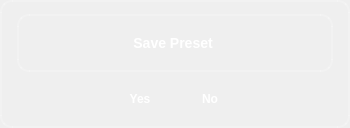
<?xml version="1.0" encoding="UTF-8"?>
<ui version="4.0">
 <class>PresetNotification</class>
 <widget class="QWidget" name="PresetNotification">
  <property name="geometry">
   <rect>
    <x>0</x>
    <y>0</y>
    <width>350</width>
    <height>128</height>
   </rect>
  </property>
  <property name="windowFlags">
   <set>Qt::FramelessWindowHint | Qt::WindowStaysOnTopHint | Qt::Tool</set>
  </property>
  <layout class="QVBoxLayout" name="verticalLayout">
   <property name="spacing">
    <number>0</number>
   </property>
   <property name="leftMargin">
    <number>0</number>
   </property>
   <property name="topMargin">
    <number>0</number>
   </property>
   <property name="rightMargin">
    <number>0</number>
   </property>
   <property name="bottomMargin">
    <number>0</number>
   </property>
   <item>
    <widget class="QFrame" name="notificationFrame">
     <property name="styleSheet">
      <string>QFrame {
    background: qlineargradient(x1:0, y1:0, x2:1, y2:1, 
    stop:0 #3498db, stop:0.5 #2980b9, stop:1 #1f618d);
    border-radius: 12px;
    border: 2px solid rgba(255, 255, 255, 0.2);
}</string>
     </property>
     <property name="frameShape">
      <enum>QFrame::Shape::StyledPanel</enum>
     </property>
     <property name="frameShadow">
      <enum>QFrame::Shadow::Raised</enum>
     </property>
     <layout class="QVBoxLayout" name="verticalLayout_2">
      <property name="spacing">
       <number>12</number>
      </property>
      <property name="leftMargin">
       <number>15</number>
      </property>
      <property name="topMargin">
       <number>12</number>
      </property>
      <property name="rightMargin">
       <number>15</number>
      </property>
      <property name="bottomMargin">
       <number>12</number>
      </property>
      <item>
       <layout class="QHBoxLayout" name="horizontalLayout">
        <property name="spacing">
         <number>12</number>
        </property>
        <item>
         <widget class="QLabel" name="messageLabel">
          <property name="styleSheet">
           <string>color: white;
font-size: 14px;
font-weight: bold;
font-family: 'Segoe UI', Arial, sans-serif;</string>
          </property>
          <property name="text">
           <string>Save Preset </string>
          </property>
          <property name="alignment">
           <set>Qt::AlignmentFlag::AlignCenter</set>
          </property>
         </widget>
        </item>
       </layout>
      </item>
      <item>
       <layout class="QHBoxLayout" name="buttonLayout">
        <property name="spacing">
         <number>10</number>
        </property>
        <item>
         <spacer name="horizontalSpacer">
          <property name="orientation">
           <enum>Qt::Orientation::Horizontal</enum>
          </property>
          <property name="sizeHint" stdset="0">
           <size>
            <width>40</width>
            <height>20</height>
           </size>
          </property>
         </spacer>
        </item>
        <item>
         <widget class="QPushButton" name="yesButton">
          <property name="minimumSize">
           <size>
            <width>60</width>
            <height>30</height>
           </size>
          </property>
          <property name="maximumSize">
           <size>
            <width>60</width>
            <height>30</height>
           </size>
          </property>
          <property name="styleSheet">
           <string>QPushButton {
    background: qlineargradient(x1:0, y1:0, x2:1, y2:0, 
    stop:0 #27ae60, stop:0.5 #229954, stop:1 #1e8449);
    border: none;
    border-radius: 6px;
    color: white;
    font-weight: bold;
    font-size: 12px;
}
QPushButton:hover {
    background: qlineargradient(x1:0, y1:0, x2:1, y2:0, 
    stop:0 #2ecc71, stop:0.5 #27ae60, stop:1 #229954);
}
QPushButton:pressed {
    background: qlineargradient(x1:0, y1:0, x2:1, y2:0, 
    stop:0 #229954, stop:0.5 #1e8449, stop:1 #196f3d);
}</string>
          </property>
          <property name="text">
           <string>Yes</string>
          </property>
         </widget>
        </item>
        <item>
         <widget class="QPushButton" name="noButton">
          <property name="minimumSize">
           <size>
            <width>60</width>
            <height>30</height>
           </size>
          </property>
          <property name="maximumSize">
           <size>
            <width>60</width>
            <height>30</height>
           </size>
          </property>
          <property name="styleSheet">
           <string>QPushButton {
    background: qlineargradient(x1:0, y1:0, x2:1, y2:0, 
    stop:0 #e74c3c, stop:0.5 #c0392b, stop:1 #a93226);
    border: none;
    border-radius: 6px;
    color: white;
    font-weight: bold;
    font-size: 12px;
}
QPushButton:hover {
    background: qlineargradient(x1:0, y1:0, x2:1, y2:0, 
    stop:0 #ec7063, stop:0.5 #e74c3c, stop:1 #c0392b);
}
QPushButton:pressed {
    background: qlineargradient(x1:0, y1:0, x2:1, y2:0, 
    stop:0 #c0392b, stop:0.5 #a93226, stop:1 #922b21);
}</string>
          </property>
          <property name="text">
           <string>No</string>
          </property>
         </widget>
        </item>
        <item>
         <spacer name="horizontalSpacer_2">
          <property name="orientation">
           <enum>Qt::Orientation::Horizontal</enum>
          </property>
          <property name="sizeHint" stdset="0">
           <size>
            <width>40</width>
            <height>20</height>
           </size>
          </property>
         </spacer>
        </item>
       </layout>
      </item>
     </layout>
    </widget>
   </item>
  </layout>
 </widget>
 <resources/>
 <connections/>
</ui>
